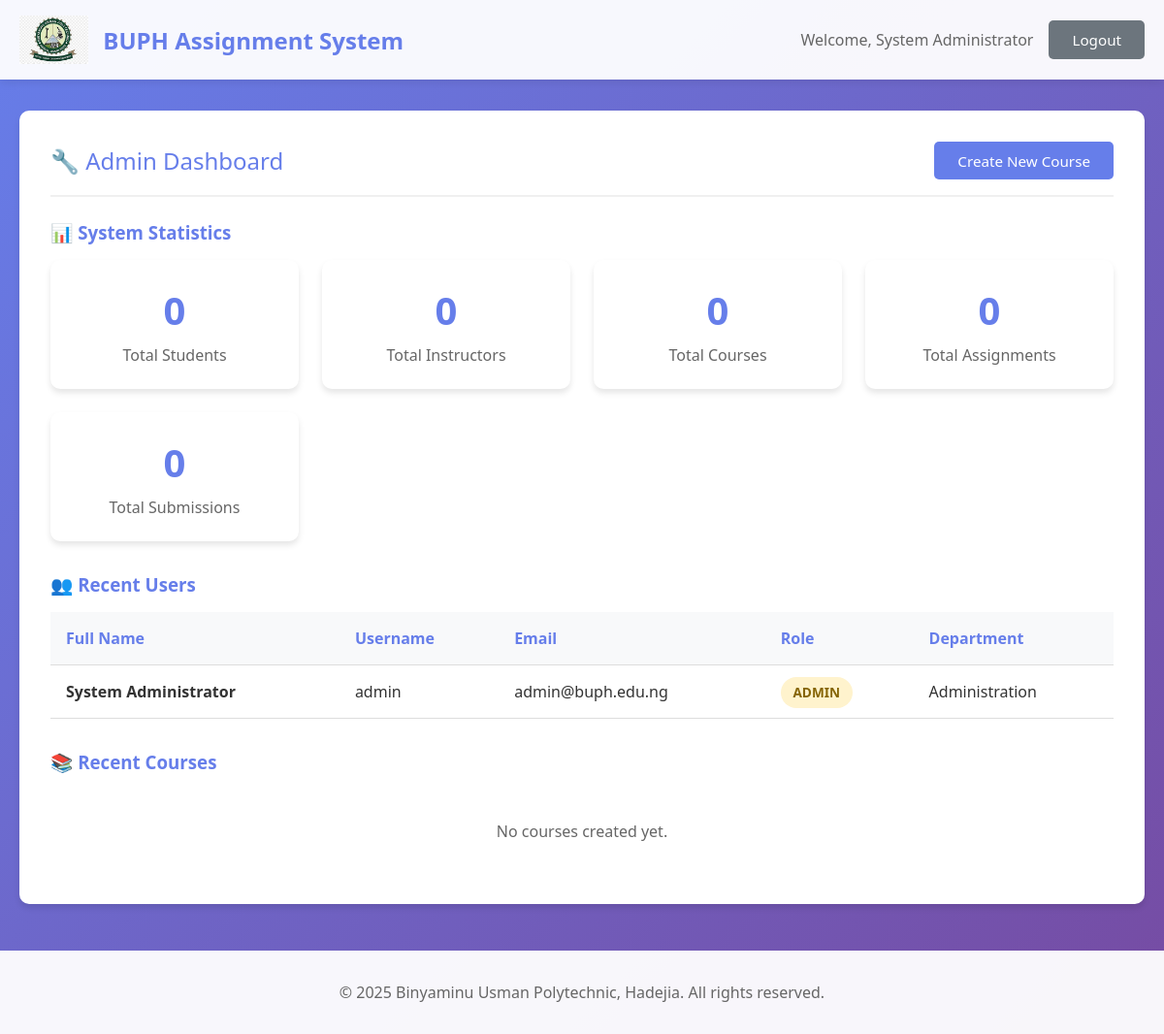
The page /admin/dashboard (signed in) on the database its author committed.
### tables this page shows
CREATE TABLE users (
            id INTEGER PRIMARY KEY AUTOINCREMENT,
            username TEXT UNIQUE NOT NULL,
            password TEXT NOT NULL,
            full_name TEXT NOT NULL,
            email TEXT NOT NULL,
            role TEXT NOT NULL,
            department TEXT,
            student_id TEXT
        );

### app.py (the view)
@app.route('/admin/dashboard')
def admin_dashboard():
    if 'user_id' not in session or session['role'] != 'admin':
        return redirect(url_for('login'))
    conn = get_db()
    stats = {
        'total_students': conn.execute("SELECT COUNT(*) as count FROM users WHERE role='student'").fetchone()['count'],
        'total_instructors': conn.execute("SELECT COUNT(*) as count FROM users WHERE role='instructor'").fetchone()['count'],
        'total_courses': conn.execute("SELECT COUNT(*) as count FROM courses").fetchone()['count'],
        'total_assignments': conn.execute("SELECT COUNT(*) as count FROM assignments").fetchone()['count'],
        'total_submissions': conn.execute("SELECT COUNT(*) as count FROM submissions").fetchone()['count']
    }
    users = conn.execute('SELECT * FROM users ORDER BY id DESC LIMIT 20').fetchall()
    courses = conn.execute('SELECT * FROM courses ORDER BY id DESC LIMIT 20').fetchall()
    conn.close()
    return render_template('admin_dashboard.html', stats=stats, users=users, courses=courses)

### app.py (called while the page is built)
def get_db():
    conn = sqlite3.connect('assignment_system.db')
    conn.row_factory = sqlite3.Row
    return conn

### templates/admin_dashboard.html (shortened to what this page needs)
{% extends "base.html" %}
{% block content %}
<div class="card">
    <div class="card-header" style="display: flex; justify-content: space-between; align-items: center;">
        <span>🔧 Admin Dashboard</span>
        <a href="{{ url_for('create_course') }}" class="btn btn-primary">Create New Course</a>
    </div>
    <h3 style="margin-bottom: 1rem; color: #667eea;">📊 System Statistics</h3>
    <div class="dashboard-grid" style="margin-bottom: 2rem;">
        <div class="stat-card">
            <h3>{{ stats.total_students }}</h3>
            <p>Total Students</p>
        </div>
        <div class="stat-card">
            <h3>{{ stats.total_instructors }}</h3>
            <p>Total Instructors</p>
        </div>
        <div class="stat-card">
            <h3>{{ stats.total_courses }}</h3>
            <p>Total Courses</p>
        </div>
        <div class="stat-card">
            <h3>{{ stats.total_assignments }}</h3>
            <p>Total Assignments</p>
        </div>
        <div class="stat-card">
            <h3>{{ stats.total_submissions }}</h3>
            <p>Total Submissions</p>
        </div>
    </div>
    <h3 style="margin-bottom: 1rem; color: #667eea;">👥 Recent Users</h3>
    {% if users %}
        <table class="table" style="margin-bottom: 2rem;">
            <thead>
                <tr>
                    <th>Full Name</th>
                    <th>Username</th>
                    <th>Email</th>
                    <th>Role</th>
                    <th>Department</th>
                </tr>
            </thead>
            <tbody>
                {% for user in users %}
                <tr>
                    <td><strong>{{ user.full_name }}</strong></td>
                    <td>{{ user.username }}</td>
                    <td>{{ user.email }}</td>
                    <td>
                        <span class="status-badge
                            {% if user.role == 'student' %}status-submitted
                            {% elif user.role == 'instructor' %}status-graded
                            {% else %}status-pending{% endif %}">
                            {{ user.role }}
                        </span>
                    </td>
                    <td>{{ user.department if user.department else '-' }}</td>
                </tr>
                {% endfor %}
            </tbody>
        </table>
    {% endif %}
    <h3 style="margin-bottom: 1rem; color: #667eea;">📚 Recent Courses</h3>
    {% if courses %}
        <table class="table">
            <thead>
                <tr>
                    <th>Course Code</th>
                    <th>Course Name</th>
                    <th>Department</th>
                </tr>
            </thead>
            <tbody>
                {% for course in courses %}
                <tr>
                    <td><strong>{{ course.course_code }}</strong></td>
                    <td>{{ course.course_name }}</td>
                    <td>{{ course.department }}</td>
                </tr>
                {% endfor %}
            </tbody>
        </table>
    {% else %}
        <p style="color: #666; text-align: center; padding: 2rem;">No courses created yet.</p>
    {% endif %}
</div>
{% endblock %}

### templates/base.html (shortened to what this page needs)
<!DOCTYPE html>
<html lang="en">
<head>
    <link rel="stylesheet" href="{{ url_for('static', filename='css/style.css') }}">
</head>
<body>
    <nav class="navbar">
        <div class="container">
            <div class="nav-brand">
				<img src="{{ url_for('static', filename='buph-logo.png') }}" alt="BUPH Logo" style="height: 50px; margin-right: 15px; vertical-align: middle;">
				<h2 style="display: inline-block; vertical-align: middle;">BUPH Assignment System</h2>
            </div>
            <div class="nav-menu">
                {% if session.user_id %}
                    <span class="user-info">Welcome, {{ session.full_name }}</span>
                    <a href="{{ url_for('logout') }}" class="btn btn-secondary">Logout</a>
                {% else %}
                    <a href="{{ url_for('login') }}" class="btn btn-primary">Login</a>
                    <a href="{{ url_for('register') }}" class="btn btn-secondary">Register</a>
                {% endif %}
            </div>
        </div>
    </nav>
    <div class="container main-content">
        {% block content %}{% endblock %}
    </div>
    <footer>
        <div class="container">
            <p>&copy; 2025 Binyaminu Usman Polytechnic, Hadejia. All rights reserved.</p>
        </div>
    </footer>
</body>
</html>

### static/css/style.css (style rules this page uses)
* { margin: 0; padding: 0; box-sizing: border-box; }
body { font-family: 'Segoe UI', Tahoma, Geneva, Verdana, sans-serif; background: linear-gradient(135deg, #667eea 0%, #764ba2 100%); min-height: 100vh; color: #333; }
.container { max-width: 1200px; margin: 0 auto; padding: 0 20px; }
.navbar { background: rgba(255, 255, 255, 0.95); box-shadow: 0 2px 10px rgba(0,0,0,0.1); padding: 1rem 0; margin-bottom: 2rem; }
.navbar .container { display: flex; justify-content: space-between; align-items: center; }
.nav-brand h2 { color: #667eea; font-size: 1.5rem; }
.nav-brand { display: flex; align-items: center; }
.nav-brand img { height: 50px; width: auto; margin-right: 15px; }
.nav-brand h2 { color: #667eea; font-size: 1.5rem; margin: 0; }
.nav-menu { display: flex; gap: 1rem; align-items: center; }
.user-info { color: #666; font-weight: 500; }
.btn { padding: 0.6rem 1.5rem; border: none; border-radius: 5px; cursor: pointer; text-decoration: none; display: inline-block; font-size: 0.95rem; transition: all 0.3s ease; font-weight: 500; }
.btn-primary { background: #667eea; color: white; }
.btn-secondary { background: #6c757d; color: white; }
.main-content { min-height: calc(100vh - 200px); }
.card { background: white; border-radius: 10px; padding: 2rem; margin-bottom: 2rem; box-shadow: 0 4px 6px rgba(0,0,0,0.1); }
.card-header { font-size: 1.5rem; color: #667eea; margin-bottom: 1.5rem; padding-bottom: 1rem; border-bottom: 2px solid #f0f0f0; }
.table { width: 100%; border-collapse: collapse; background: white; }
.table th, .table td { padding: 1rem; text-align: left; border-bottom: 1px solid #ddd; }
.table th { background: #f8f9fa; font-weight: 600; color: #667eea; }
.dashboard-grid { display: grid; grid-template-columns: repeat(auto-fit, minmax(250px, 1fr)); gap: 1.5rem; margin-bottom: 2rem; }
.stat-card { background: white; padding: 1.5rem; border-radius: 10px; box-shadow: 0 4px 6px rgba(0,0,0,0.1); text-align: center; }
.stat-card h3 { font-size: 2.5rem; color: #667eea; margin-bottom: 0.5rem; }
.stat-card p { color: #666; font-size: 1rem; }
.status-badge { padding: 0.4rem 0.8rem; border-radius: 20px; font-size: 0.85rem; font-weight: 600; text-transform: uppercase; }
.status-pending { background: #fff3cd; color: #856404; }
footer { background: rgba(255, 255, 255, 0.95); padding: 2rem 0; text-align: center; color: #666; margin-top: 3rem; }

### rows shown on the page
users: full_name "System Administrator", username "admin", email "admin@buph.edu.ng", role "ADMIN", department "Administration"

### other values the page prints
{{ stats.total_students }} "0"
{{ stats.total_instructors }} "0"
{{ stats.total_courses }} "0"
{{ stats.total_assignments }} "0"
{{ stats.total_submissions }} "0"
